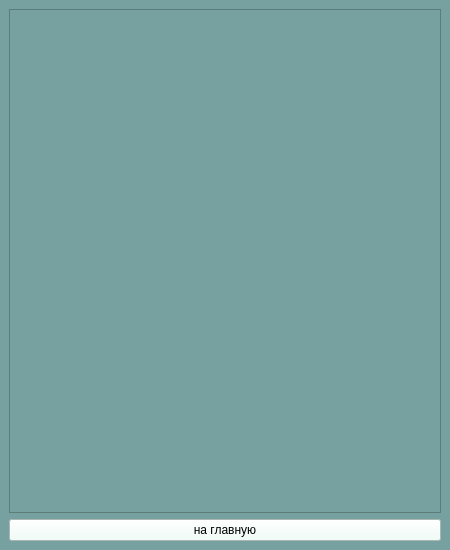
<?xml version="1.0" encoding="UTF-8"?>
<ui version="4.0">
 <class>MainWindow</class>
 <widget class="QMainWindow" name="MainWindow">
  <property name="enabled">
   <bool>true</bool>
  </property>
  <property name="geometry">
   <rect>
    <x>0</x>
    <y>0</y>
    <width>450</width>
    <height>550</height>
   </rect>
  </property>
  <property name="sizePolicy">
   <sizepolicy hsizetype="Minimum" vsizetype="Minimum">
    <horstretch>0</horstretch>
    <verstretch>0</verstretch>
   </sizepolicy>
  </property>
  <property name="minimumSize">
   <size>
    <width>450</width>
    <height>550</height>
   </size>
  </property>
  <property name="maximumSize">
   <size>
    <width>450</width>
    <height>550</height>
   </size>
  </property>
  <property name="windowTitle">
   <string>MainWindow</string>
  </property>
  <property name="styleSheet">
   <string notr="true">background-color: rgb(119, 161, 161);</string>
  </property>
  <widget class="QWidget" name="centralwidget">
   <layout class="QVBoxLayout" name="verticalLayout">
    <item>
     <widget class="QScrollArea" name="scrollArea">
      <property name="sizePolicy">
       <sizepolicy hsizetype="Minimum" vsizetype="Minimum">
        <horstretch>0</horstretch>
        <verstretch>0</verstretch>
       </sizepolicy>
      </property>
      <property name="widgetResizable">
       <bool>true</bool>
      </property>
      <widget class="QWidget" name="scrollAreaWidgetContents">
       <property name="geometry">
        <rect>
         <x>0</x>
         <y>0</y>
         <width>430</width>
         <height>501</height>
        </rect>
       </property>
      </widget>
     </widget>
    </item>
    <item>
     <widget class="QPushButton" name="btn_endt">
      <property name="styleSheet">
       <string notr="true">
background-color: rgb(237, 255, 248);</string>
      </property>
      <property name="text">
       <string>на главную</string>
      </property>
     </widget>
    </item>
   </layout>
  </widget>
 </widget>
 <resources/>
 <connections/>
</ui>
